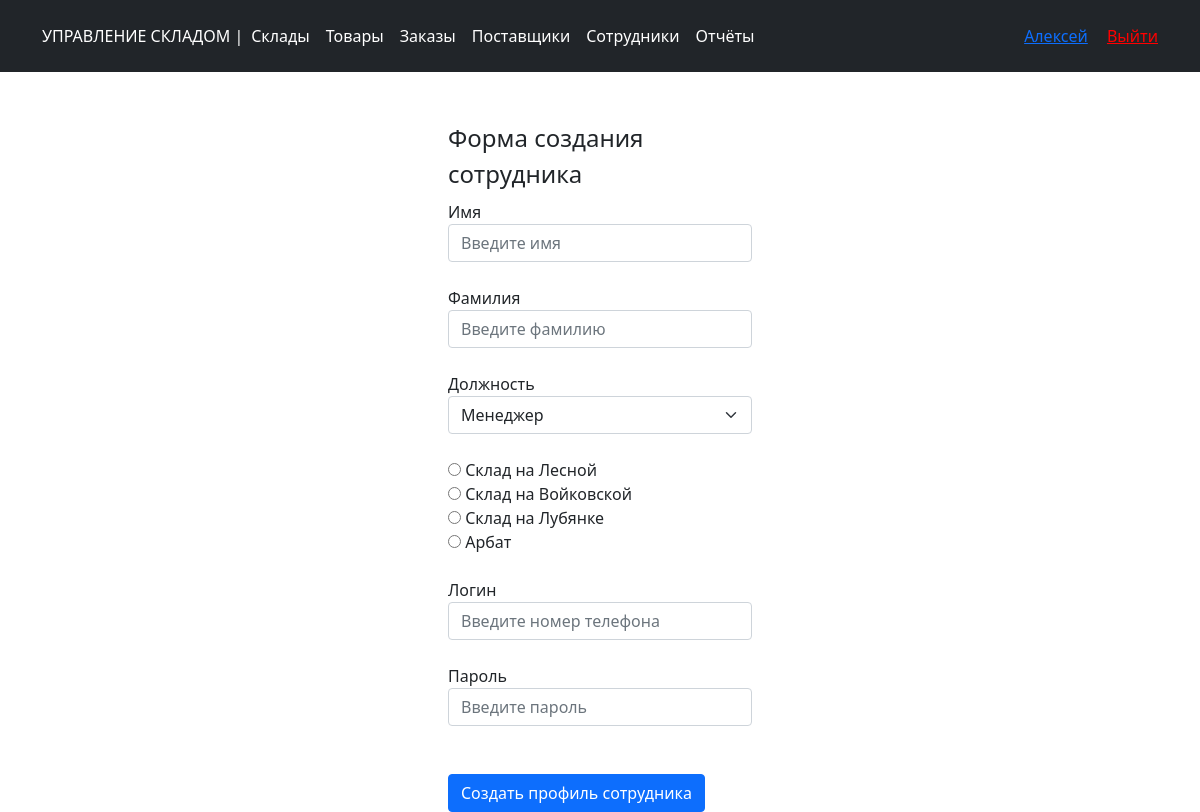
/employees/form_creat_employees (signed in), run on the app's committed database.
### main.py (models this page shows, shortened)
class User(db.Model, UserMixin):
    id = db.Column(db.Integer, primary_key=True)
    login = db.Column(db.String(128), nullable=False, unique=True)
    password = db.Column(db.String(255), nullable=False)
    role =  db.Column(db.Integer)
    name = db.Column(db.String(128))
    last_name = db.Column(db.String(128))
    whs_id = db.Column(db.Integer)
    id_Admin = db.Column(db.Integer)

class Creat_warehouse(db.Model, UserMixin):
    id = db.Column(db.Integer, primary_key=True)
    name_wh = db.Column(db.String(128), nullable=False)
    id_Admin = db.Column(db.Integer)

### main.py (the view, shortened to what this page needs)
@app.route('/employees/form_creat_employees', methods=['GET', 'POST'])
@login_required
def form_creat_employees():
    roles = Role.query.filter(Role.id > 1).all()
    if (current_user.role == 1):
        id_Admin = current_user.id
    else: id_Admin = current_user.id_Admin
    wh = Creat_warehouse.query.filter_by(id_Admin=id_Admin).all()
    name = request.form.get('name_em')
    last_name = request.form.get('lname_em')
    role = request.form.get('role')
    warehouses = request.form.get('warehouses')
    login = request.form.get('login')
    password = request.form.get('password')
    return render_template('forms/form_creat_employees.html', data=wh, role=roles)

### main.py (called while the page is built)
@manager.user_loader
def load_user(user_id):
    return User.query.get(user_id)

@app.after_request
def redirect_to_signin(response):
    if response.status_code == 401:
        return redirect(url_for('login_page'))
    return response

### templates/forms/form_creat_employees.html (shortened to what this page needs)
{% extends 'base.html' %}
{% block content %}
<div class="d-flex justify-content-center col-md-4 mx-auto">
	<form class="form-horizontal w-100 mx-5 mt-5" method="POST">
	<fieldset>
	<legend>Форма создания сотрудника</legend>
	<div class="form-group">
	  <label class="col-md-12 control-label" for="name_em">Имя</label>
	  <div class="col-md-12">
	  <input id="name_creat_employees_form" name="name_em" type="text" placeholder="Введите имя" class="form-control input-md">
	  </div>
	</div><br>
	<div class="form-group">
	  <label class="col-md-12 control-label" for="lname_em">Фамилия</label>
	  <div class="col-md-12">
	  <input id="fname_creat_employees_form" name="lname_em" type="text" placeholder="Введите фамилию" class="form-control input-md">
	  </div>
	</div><br>
	<div class="form-group align-self-start">
	  <label class="col-md-12 control-label" for="role">Должность</label>
	  <div class="col-md-12">
		<select id="role" name="role" class="form-select">
            {% for r in role %}
              <option value="{{ r.id }}">{{ r.name_role }}</option>
            {% endfor %}
		</select>
	  </div>
	</div><br>
<div>
	<form class="form-horizontal w-100 mx-5 mt-5" method="POST">
	  <div class="col-md-12">
          {% for wh in data %}
              <div class="checkbox">
                <label for="warehouse_{{ loop.index }}">
                  <input type="radio" name="warehouses" id="warehouse_{{ loop.index }}" value="{{ wh.id }}">
                    {{ wh.name_wh }}
                </label>
                </div>
          {% endfor %}
	  </div>
	</div><br>
	<div class="form-group">
	  <label class="col-md-12 control-label" for="login_creat_employees_form">Логин</label>
	  <div class="col-md-12">
	  <input id="login_creat_employees_form" name="login" type="number" placeholder="Введите номер телефона" class="form-control input-md">
	  </div>
	</div><br>
	<div class="form-group">
	  <label class="col-md-12 control-label" for="pass_creat_employees_form">Пароль</label>
	  <div class="col-md-12">
	  <input id="pass_creat_employees_form" name="password" type="text" placeholder="Введите пароль" class="form-control input-md">
	  </div>
	</div><br>
	<div class="form-group">
	  <div class="col-md-12">
		<button id="button_creat_employees_form" class="btn btn-primary" type="submit">Создать профиль сотрудника</button>
	  </div>
	</div>
	</fieldset>
	</form>
</div>
{% endblock %}

### templates/base.html (shortened to what this page needs)
<!DOCTYPE html>
<html lang="en">
<head>
    <link rel="stylesheet" href="{{ url_for('static', filename='/bootstrap-5.0.0-beta3-dist/css/bootstrap.min.css') }}">
</head>
<body>
<header class="p-3 bg-dark text-white">
    <div class="container">
        <div class="d-flex flex-wrap align-items-center justify-content-center justify-content-lg-start">
            {% if (current_user.is_authenticated == False) %}
                <a href="/" class="d-flex align-items-center mb-2 mb-lg-0 text-white text-decoration-none">
                    УПРАВЛЕНИЕ СКЛАДОМ |</a>
            {% else %}
                <a href="{{ url_for('admin') }}"
                   class="d-flex align-items-center mb-2 mb-lg-0 text-white text-decoration-none">
                    УПРАВЛЕНИЕ СКЛАДОМ |</a>
            {% endif %}
            <ul class="nav col-12 col-lg-auto me-lg-auto mb-2 justify-content-center mb-md-0">
                {% if (current_user.is_authenticated == True) %}
                    <li><a href="{{ url_for('warehouse') }}" class="nav-link px-2 text-white">Склады</a></li>
                    <li><a href="{{ url_for('product_manage') }}" class="nav-link px-2 text-white">Товары</a></li>
                    <li><a href="{{ url_for('orders') }}" class="nav-link px-2 text-white">Заказы</a></li>
                    <li><a href="{{ url_for('suppliers') }}" class="nav-link px-2 text-white">Поставщики</a></li>
                    {% if current_user.role == 1 %}
                        <li><a href="{{ url_for('employees') }}" class="nav-link px-2 text-white">Сотрудники</a></li>
                        <li><a href="{{ url_for('reports') }}" class="nav-link px-2 text-white">Отчёты</a></li>
                    {% endif %}
                {% endif %}
            </ul>
            <div class="text-end">
                {% if (current_user.is_authenticated == False) %}
                    <a href="/login">
                        <button type="button" class="btn btn-outline-light me-2">Авторизация</button>
                    </a>
                    <a href="/register">
                        <button type="button" class="btn btn-warning">Регистрация</button>
                    </a>
                {% else %}
                    <a href="">{% block role %}{% endblock %}{{ current_user.name }}</a>
                    <a style="color: red; margin-left: 15px;" href="{{ url_for('logout') }}">Выйти</a>
                {% endif %}
            </div>
        </div>
    </div>
</header>
{% block content %}{% endblock %}
</body>
</html>

### data on the page
User: name "Алексей"
Creat_warehouse: name_wh "Склад на Лесной"
Creat_warehouse: name_wh "Склад на Войковской"
Creat_warehouse: name_wh "Склад на Лубянке"
Creat_warehouse: name_wh "Арбат"

### other printed values
form field role "Менеджер"
